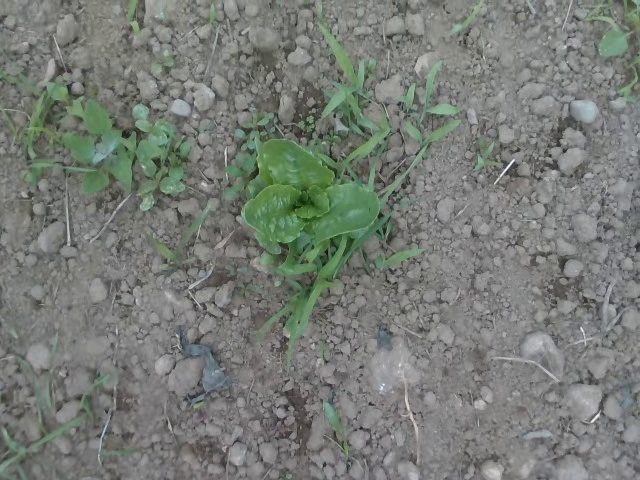
#> input picture images/image_0.jpg, 640 x 480 px; its folder holds 4 pictures in this run
$ python images_to_bw.py
#> lines starting #> are read from the running program, lines starting #| are printed output that depends on the picture; after the words box and inside, x2 and y2 are one past the last pixel; in counts of white or black regions, pixels touching at a corner belong together
import cv2
import os
import numpy as np

number_of_images = 486

for i in range(486):
    img = cv2.imread(os.path.join("images", "image_" + str(i) + ".jpg"))
#> img is the input picture: shape (480, 640, 3); mean B, G, R 117.7, 123.9, 119.1
    hsv_img = cv2.cvtColor(img, cv2.COLOR_BGR2HSV)
#> hsv_img: shape (480, 640, 3); mean H, S, V 54.6, 17, 124.6

    LOWER = np.array([40,30,80]) # for outdoor
    UPPER = np.array([100,255,255])

    hsv_image = cv2.cvtColor(img, cv2.COLOR_BGR2HSV)

    # Apply mask to isolate the green areas
    mask = cv2.inRange(hsv_image, LOWER, UPPER)
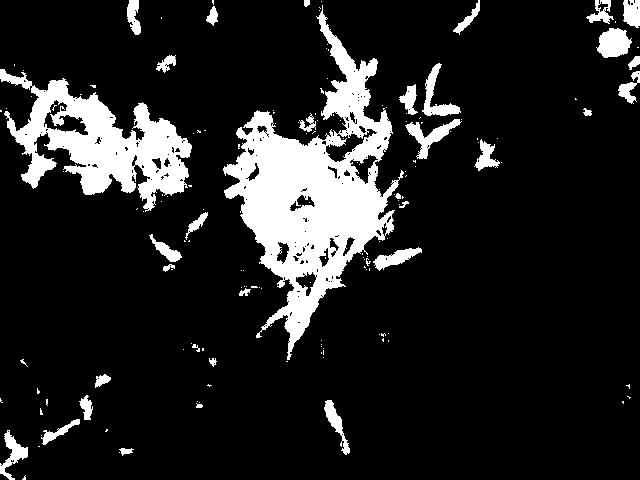
#> mask: shape (480, 640); 13.7% white; 157 white regions (123 under 20 px), largest, box (x1, y1, x2, y2) and area: (223, 5, 404, 360) 22359, (0, 69, 192, 212) 11392, (596, 28, 632, 58) 759
    green_areas = cv2.bitwise_and(hsv_image, hsv_image, mask=mask)
#> green_areas: shape (480, 640, 3); mean H, S, V 8, 8.8, 17.4
    inverted_mask = cv2.bitwise_not(mask)
    non_green_areas = cv2.bitwise_and(hsv_image, hsv_image, mask=inverted_mask)
#> non_green_areas: shape (480, 640, 3); mean H, S, V 46.5, 8.2, 107.2

    non_green_areas[:, :, 2] = non_green_areas[:, :, 2] * 0.5
#> non_green_areas: shape (480, 640, 3); mean H, S, V 46.5, 8.2, 53.4
    final_img = cv2.cvtColor(non_green_areas, cv2.COLOR_HSV2RGB)
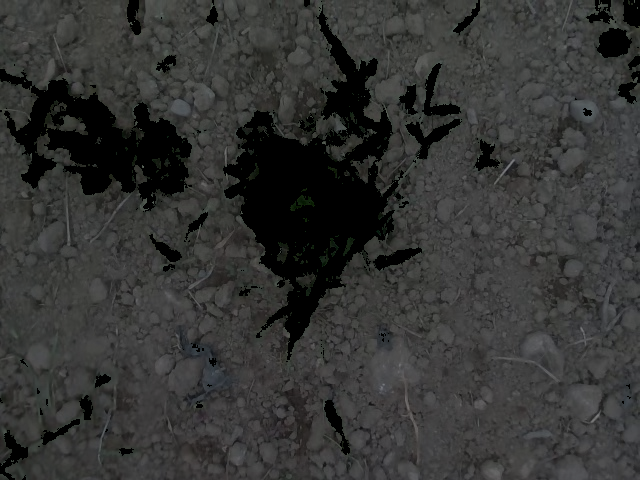
#> final_img: shape (480, 640, 3); mean R, G, B 52.3, 52.9, 51.7
    final_img = final_img + cv2.cvtColor(green_areas, cv2.COLOR_HSV2BGR)
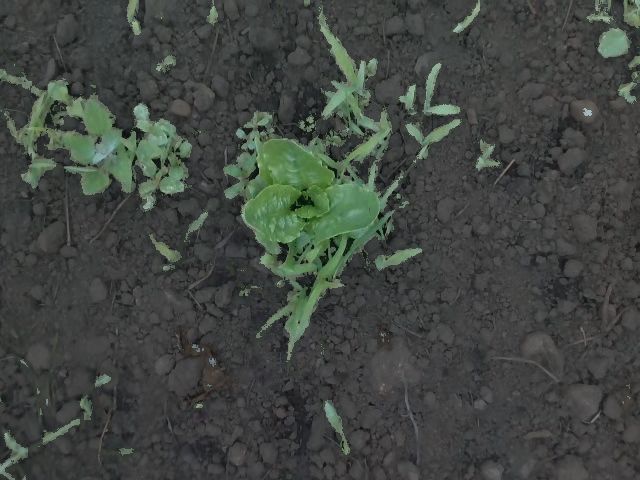
#> final_img: shape (480, 640, 3); mean B, G, R 65.6, 70.3, 65.2
    gray_img = cv2.cvtColor(final_img, cv2.COLOR_BGR2GRAY)
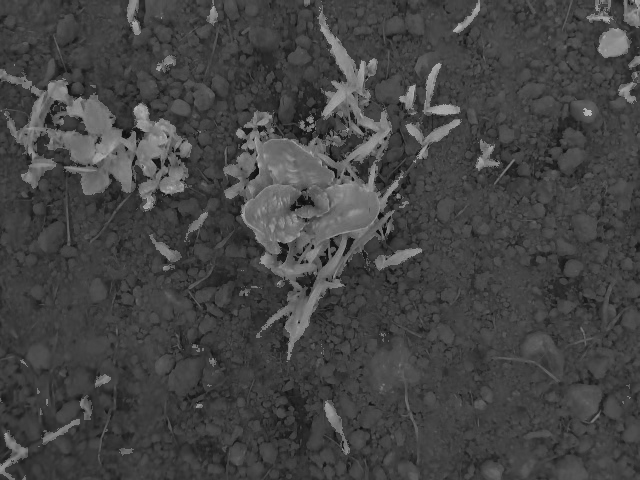
#> gray_img: shape (480, 640); min 6, max 184, mean 68.2

    cv2.imwrite(os.path.join("images_bw", "image_" + str(i) + ".jpg"), gray_img)
#> pass 2 of the loop `for i in range(486):`:
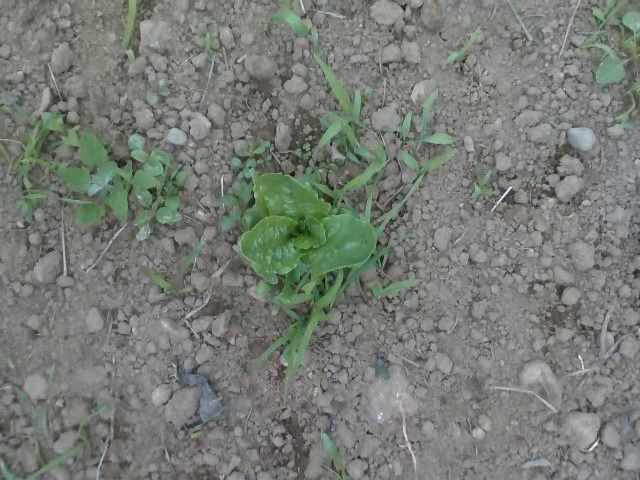
#> input picture images/image_1.jpg, 640 x 480 px
#> img is the input picture: shape (480, 640, 3); mean B, G, R 117.7, 124, 119.2
#> hsv_img: shape (480, 640, 3); mean H, S, V 52.9, 17, 124.7
#> `mask = cv2.inRange(hsv_image, LOWER, UPPER)`:
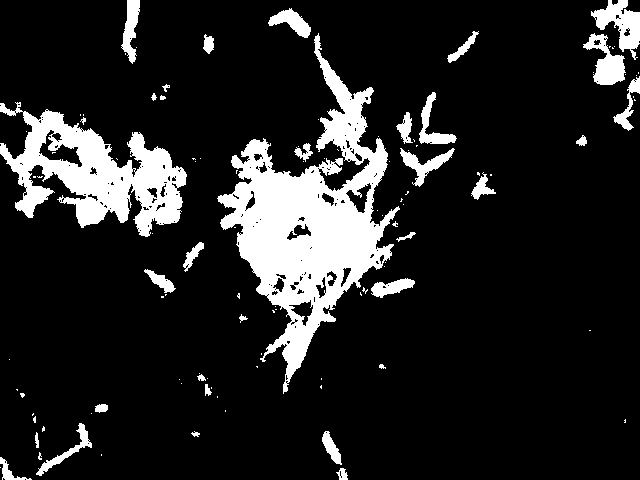
#> mask: shape (480, 640); 13.9% white; 109 white regions (75 under 20 px), largest, box (x1, y1, x2, y2) and area: (217, 33, 400, 394) 22057, (0, 102, 187, 237) 11209, (591, 0, 640, 60) 1332
#> green_areas: shape (480, 640, 3); mean H, S, V 8.2, 8.9, 17.8
#> `gray_img = cv2.cvtColor(final_img, cv2.COLOR_BGR2GRAY)`:
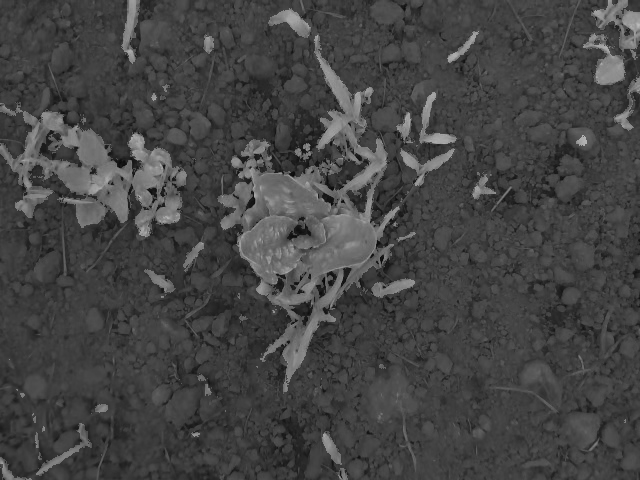
#> gray_img: shape (480, 640); min 6, max 187, mean 68.5
#> (the run stopped early here; a loop or call above may not have finished)
